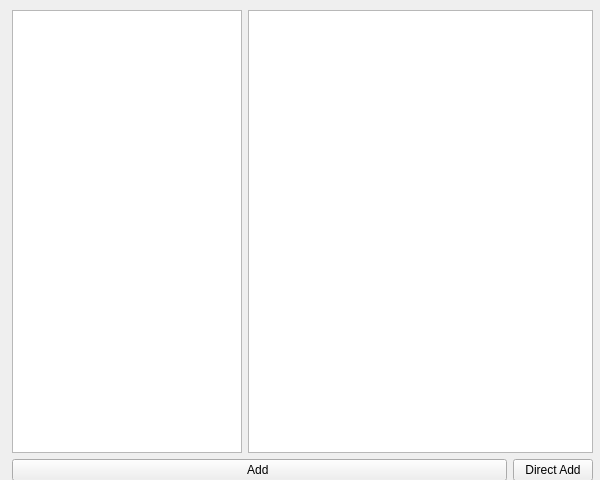
<?xml version="1.0" encoding="UTF-8"?>
<ui version="4.0">
 <class>BrowseContactDialog</class>
 <widget class="QDialog" name="BrowseContactDialog">
  <property name="geometry">
   <rect>
    <x>0</x>
    <y>0</y>
    <width>600</width>
    <height>480</height>
   </rect>
  </property>
  <property name="windowTitle">
   <string>BrowseContacts</string>
  </property>
  <widget class="QWidget" name="layoutWidget">
   <property name="geometry">
    <rect>
     <x>12</x>
     <y>10</y>
     <width>581</width>
     <height>471</height>
    </rect>
   </property>
   <layout class="QVBoxLayout" name="verticalLayout" stretch="20,1">
    <item>
     <layout class="QHBoxLayout" name="horizontalLayout" stretch="2,3">
      <item>
       <widget class="QListView" name="ContactList">
        <property name="contextMenuPolicy">
         <enum>Qt::CustomContextMenu</enum>
        </property>
        <property name="acceptDrops">
         <bool>false</bool>
        </property>
        <property name="editTriggers">
         <set>QAbstractItemView::NoEditTriggers</set>
        </property>
       </widget>
      </item>
      <item>
       <widget class="QTableWidget" name="InfoTable">
        <attribute name="horizontalHeaderStretchLastSection">
         <bool>true</bool>
        </attribute>
       </widget>
      </item>
     </layout>
    </item>
    <item>
     <layout class="QHBoxLayout" name="horizontalLayout_2" stretch="1,0">
      <item>
       <widget class="QPushButton" name="AddButton">
        <property name="text">
         <string>Add </string>
        </property>
        <property name="autoDefault">
         <bool>false</bool>
        </property>
       </widget>
      </item>
      <item>
       <widget class="QPushButton" name="DirectAddButton">
        <property name="text">
         <string>Direct Add</string>
        </property>
        <property name="autoDefault">
         <bool>false</bool>
        </property>
       </widget>
      </item>
     </layout>
    </item>
   </layout>
  </widget>
 </widget>
 <resources/>
 <connections/>
</ui>
